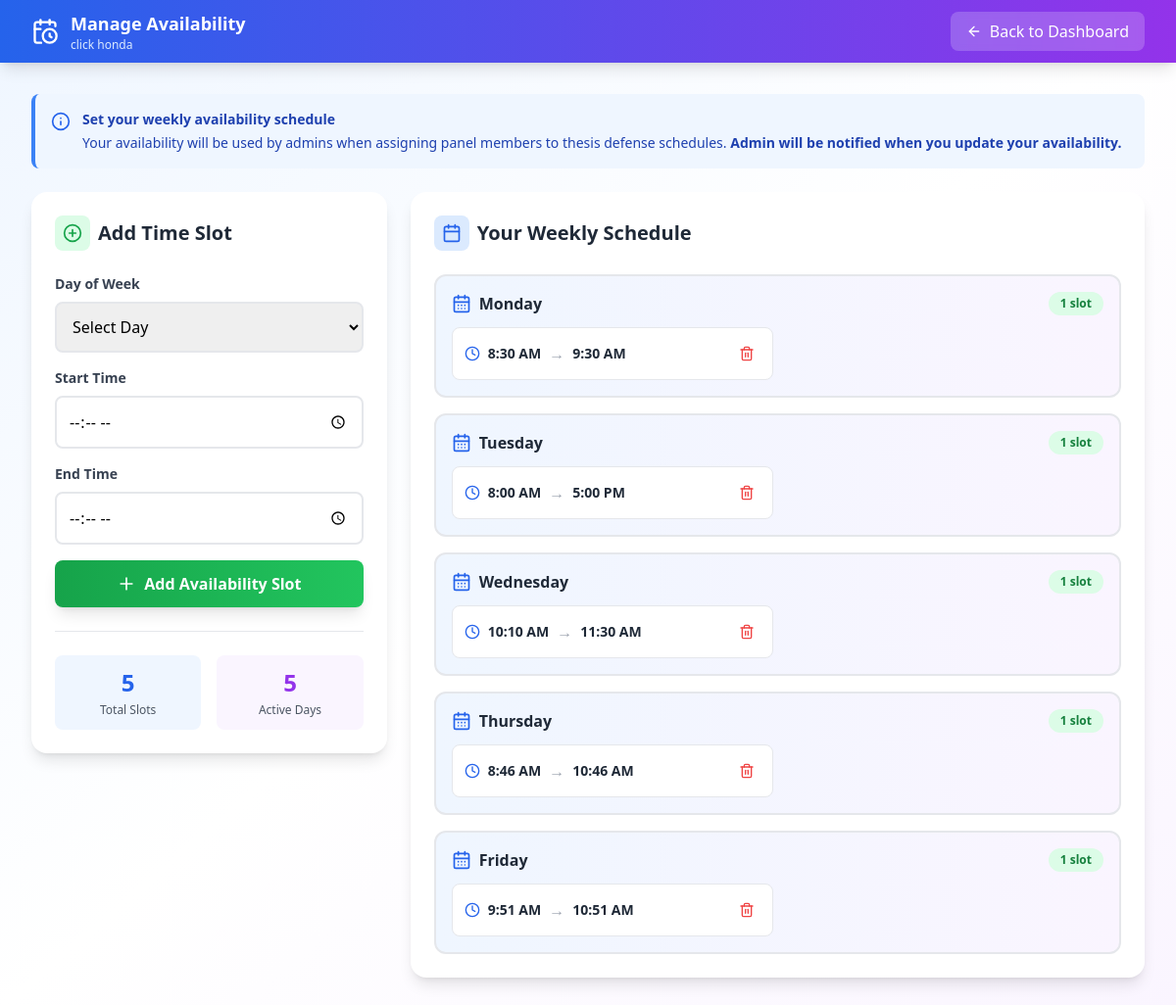
The app's page /panelist/update_availability.php (signed in) with its own data.
### tables this page shows
CREATE TABLE `panelist` (
  `panelist_id` int(11) NOT NULL AUTO_INCREMENT,
  `first_name` varchar(55) NOT NULL,
  `last_name` varchar(55) NOT NULL,
  `email` varchar(55) NOT NULL,
  `username` varchar(50) DEFAULT NULL,
  `password` varchar(255) NOT NULL,
  `role` enum('Panel','Admin') DEFAULT 'Panel',
  `designation` varchar(55) NOT NULL,
  `contact_number` varchar(20) DEFAULT NULL,
  `status` enum('pending','active','inactive') DEFAULT 'active',
  `department` varchar(100) DEFAULT NULL,
  `expertise` varchar(100) DEFAULT NULL,
  `created_at` timestamp NOT NULL DEFAULT current_timestamp(),
  PRIMARY KEY (`panelist_id`),
  UNIQUE KEY `username` (`username`),
  KEY `idx_panelist_status` (`status`)
);

CREATE TABLE `availability` (
  `availability_id` int(11) NOT NULL AUTO_INCREMENT,
  `panelist_id` int(11) NOT NULL,
  `day` varchar(20) NOT NULL,
  `start_time` time NOT NULL,
  `end_time` time NOT NULL,
  PRIMARY KEY (`availability_id`),
  KEY `panelist_id` (`panelist_id`),
  KEY `idx_availability_day` (`day`,`start_time`,`end_time`),
  CONSTRAINT `availability_ibfk_1` FOREIGN KEY (`panelist_id`) REFERENCES `panelist` (`panelist_id`) ON DELETE CASCADE
);

### panelist/update_availability.php (the view, shortened to what this page needs)
<?php
$db = new Database();
$conn = $db->connect();
$panelist_id = $_SESSION['panelist_id'];
$stmt = $conn->prepare("SELECT first_name, last_name, email FROM panelist WHERE panelist_id = ?");
$stmt->execute([$panelist_id]);
$panelist = $stmt->fetch(PDO::FETCH_ASSOC);
$stmt = $conn->prepare("SELECT * FROM availability WHERE panelist_id = ? ORDER BY FIELD(day, 'Monday', 'Tuesday', 'Wednesday', 'Thursday', 'Friday'), start_time");
$stmt->execute([$panelist_id]);
$records = $stmt->fetchAll(PDO::FETCH_ASSOC);
$availability_by_day = [];
foreach ($records as $r) {
    $availability_by_day[$r['day']][] = $r;
}
$days_of_week = ['Monday', 'Tuesday', 'Wednesday', 'Thursday', 'Friday'];
?>
<!DOCTYPE html>
<html lang="en">
<head>
<script src="/Thesis/assets/js/tailwind.js"></script>
</head>
<body class="bg-gradient-to-br from-blue-50 via-white to-purple-50 min-h-screen">
<nav class="bg-gradient-to-r from-blue-600 to-purple-600 text-white shadow-lg">
  <div class="max-w-7xl mx-auto px-4 sm:px-6 lg:px-8">
    <div class="flex justify-between items-center h-16">
      <div class="flex items-center gap-3">
        <i data-lucide="calendar-clock" class="w-7 h-7"></i>
        <div>
          <h1 class="font-bold text-lg">Manage Availability</h1>
          <p class="text-xs text-blue-100"><?= htmlspecialchars($panelist['first_name'] . ' ' . $panelist['last_name']) ?></p>
        </div>
      </div>
      <a href="dashboard.php" class="bg-white/20 hover:bg-white/30 px-4 py-2 rounded-lg flex items-center gap-2 transition backdrop-blur-sm">
        <i data-lucide="arrow-left" class="w-4 h-4"></i>
        <span class="hidden sm:inline">Back to Dashboard</span>
      </a>
    </div>
  </div>
</nav>
<div class="max-w-7xl mx-auto p-4 sm:p-6 lg:p-8">
  <div class="bg-blue-50 border-l-4 border-blue-500 p-4 rounded-lg mb-6 animate-slide-in">
    <div class="flex items-start gap-3">
      <i data-lucide="info" class="w-5 h-5 text-blue-600 flex-shrink-0 mt-0.5"></i>
      <div class="text-sm text-blue-800">
        <p class="font-semibold mb-1">Set your weekly availability schedule</p>
        <p>Your availability will be used by admins when assigning panel members to thesis defense schedules. <strong>Admin will be notified when you update your availability.</strong></p>
      </div>
    </div>
  </div>
  <div class="grid grid-cols-1 lg:grid-cols-3 gap-6">
    <div class="lg:col-span-1">
      <div class="bg-white rounded-2xl shadow-lg p-6 sticky top-6">
        <h2 class="text-xl font-bold mb-6 flex items-center gap-2 text-gray-800">
          <div class="p-2 bg-green-100 rounded-lg">
            <i data-lucide="plus-circle" class="w-5 h-5 text-green-600"></i>
          </div>
          Add Time Slot
        </h2>
        <form method="POST" class="space-y-4">
          <div>
            <label class="block text-sm font-semibold text-gray-700 mb-2">Day of Week</label>
            <select name="day" required class="w-full border-2 border-gray-200 rounded-lg p-3 focus:border-blue-500 focus:ring-2 focus:ring-blue-200 transition">
              <option value="">Select Day</option>
            </select>
          </div>
          <div>
            <label class="block text-sm font-semibold text-gray-700 mb-2">Start Time</label>
            <input type="time" name="start_time" required class="w-full border-2 border-gray-200 rounded-lg p-3 focus:border-blue-500 focus:ring-2 focus:ring-blue-200 transition">
          </div>
          <div>
            <label class="block text-sm font-semibold text-gray-700 mb-2">End Time</label>
            <input type="time" name="end_time" required class="w-full border-2 border-gray-200 rounded-lg p-3 focus:border-blue-500 focus:ring-2 focus:ring-blue-200 transition">
          </div>
          <button type="submit" name="add_slot" class="w-full bg-gradient-to-r from-green-600 to-green-500 text-white px-4 py-3 rounded-lg hover:from-green-700 hover:to-green-600 flex items-center justify-center gap-2 font-semibold transition shadow-lg hover:shadow-xl">
            <i data-lucide="plus" class="w-5 h-5"></i>
            Add Availability Slot
          </button>
        </form>
        <div class="mt-6 pt-6 border-t border-gray-200">
          <div class="grid grid-cols-2 gap-4">
            <div class="text-center p-3 bg-blue-50 rounded-lg">
              <p class="text-2xl font-bold text-blue-600"><?= count($records) ?></p>
              <p class="text-xs text-gray-600 mt-1">Total Slots</p>
            </div>
            <div class="text-center p-3 bg-purple-50 rounded-lg">
              <p class="text-2xl font-bold text-purple-600"><?= count($availability_by_day) ?></p>
              <p class="text-xs text-gray-600 mt-1">Active Days</p>
            </div>
          </div>
        </div>
      </div>
    </div>
    <div class="lg:col-span-2">
      <div class="bg-white rounded-2xl shadow-lg p-6">
        <h2 class="text-xl font-bold mb-6 flex items-center gap-2 text-gray-800">
          <div class="p-2 bg-blue-100 rounded-lg">
            <i data-lucide="calendar" class="w-5 h-5 text-blue-600"></i>
          </div>
          Your Weekly Schedule
        </h2>
        <?php if ($records): ?>
          <div class="space-y-4">
            <?php foreach ($days_of_week as $day): ?>
              <div class="day-card border-2 border-gray-200 rounded-xl p-4 <?= isset($availability_by_day[$day]) ? 'bg-gradient-to-r from-blue-50 to-purple-50 border-blue-300' : 'bg-gray-50' ?>">
                <div class="flex items-center justify-between mb-3">
                  <h3 class="font-bold text-gray-800 flex items-center gap-2">
                    <i data-lucide="calendar-days" class="w-5 h-5 <?= isset($availability_by_day[$day]) ? 'text-blue-600' : 'text-gray-400' ?>"></i>
                    <?= $day ?>
                  </h3>
                  <?php if (isset($availability_by_day[$day])): ?>
                    <span class="px-3 py-1 bg-green-100 text-green-700 text-xs font-semibold rounded-full">
                      <?= count($availability_by_day[$day]) ?> slot<?= count($availability_by_day[$day]) > 1 ? 's' : '' ?>
                    </span>
                  <?php else: ?>
                    <span class="px-3 py-1 bg-gray-200 text-gray-500 text-xs font-semibold rounded-full">
                      No availability
                    </span>
                  <?php endif; ?>
                </div>
                <?php if (isset($availability_by_day[$day])): ?>
                  <div class="grid grid-cols-1 sm:grid-cols-2 gap-2">
                    <?php foreach ($availability_by_day[$day] as $slot): ?>
                      <div class="bg-white border border-gray-200 rounded-lg p-3 flex items-center justify-between hover:shadow-md transition">
                        <div class="flex items-center gap-2">
                          <i data-lucide="clock" class="w-4 h-4 text-blue-600"></i>
                          <span class="text-sm font-semibold text-gray-800">
                            <?= date('g:i A', strtotime($slot['start_time'])) ?>
                          </span>
                          <span class="text-gray-400">→</span>
                          <span class="text-sm font-semibold text-gray-800">
                            <?= date('g:i A', strtotime($slot['end_time'])) ?>
                          </span>
                        </div>
                        <form method="POST" class="inline" onsubmit="return confirm('Are you sure you want to delete this time slot?')">
                          <button type="submit" name="delete_slot" class="text-red-500 hover:text-red-700 hover:bg-red-50 p-1.5 rounded transition">
                            <i data-lucide="trash-2" class="w-4 h-4"></i>
                          </button>
                        </form>
                      </div>
                    <?php endforeach; ?>
                  </div>
                <?php endif; ?>
              </div>
            <?php endforeach; ?>
          </div>
        <?php endif; ?>
      </div>
    </div>
  </div>
</div>
</body>
</html>

### panelist/update_availability.php (style rules this page uses)
.animate-slide-in { animation: slideIn 0.3s ease-out; }
.day-card { transition: all 0.3s ease; }

### records on screen
panelist: first_name+last_name "click honda"
availability: start_time "8:30 AM", end_time "9:30 AM"
availability: start_time "8:00 AM", end_time "5:00 PM"
availability: start_time "10:10 AM", end_time "11:30 AM"
availability: start_time "8:46 AM", end_time "10:46 AM"
availability: start_time "9:51 AM", end_time "10:51 AM"

### other values on screen
count($records) "5"
count($availability_by_day) "5"
$day "Monday"
count($availability_by_day[$day]) "1"
$day "Tuesday"
$day "Wednesday"
$day "Thursday"
$day "Friday"
